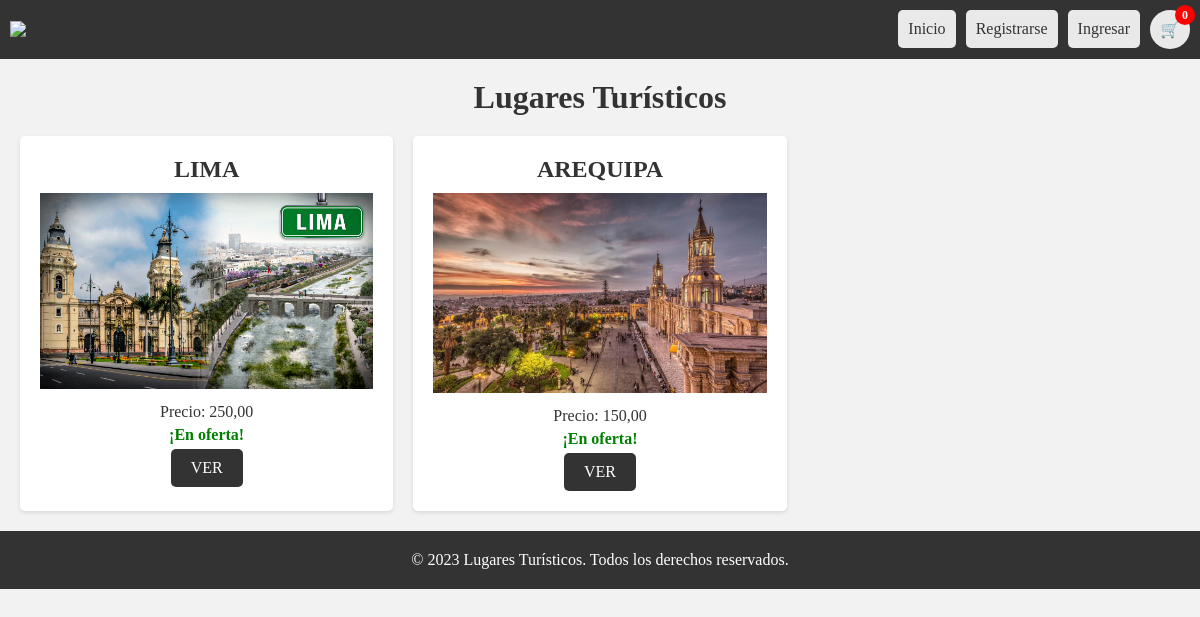
The app's page /, older data.
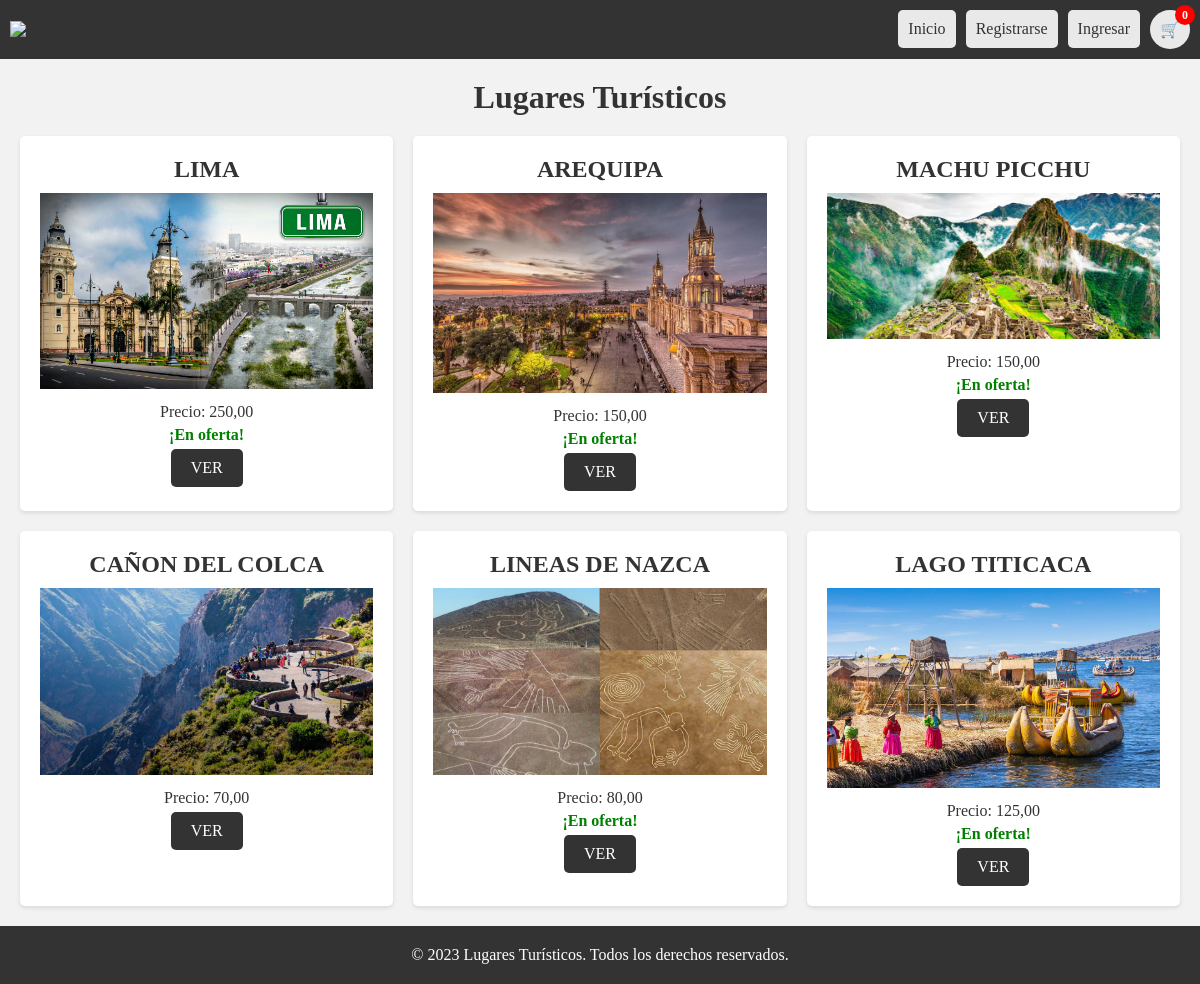
The same page, newer data.
### destinos/models.py (models this page shows, shortened)
class DestinosTuristicos(models.Model):
    nombreCiudad = models.CharField(max_length=100)
    descripcionCiudad = models.TextField()
    imagenCiudad = models.ImageField(upload_to='imagenes/')
    precioTour = models.DecimalField(max_digits=8, decimal_places=2)
    ofertaTour = models.BooleanField(default=False)

### destinos/views.py (the view)
# urls.py: path('', views.destinos_turisticos, name='destinos_turisticos')
def destinos_turisticos(request):
    destinos = DestinosTuristicos.objects.all()
    return render(request, 'destinos_turisticos.html', {'destinos': destinos})

### templates/destinos_turisticos.html (shortened to what this page needs)
{% load static %}
<!DOCTYPE html>
<html>
<head>
    <link rel="stylesheet" href="{% static 'style.css' %}">
</head>
<body>
    <header>
        <div class="logo">
            <img src="https://viajaahoraperu.com/wp-content/uploads/2020/10/logo-final-agencia-de-viajes-2.png" alt="Logo">
        </div>
        <nav>
            <ul >
                <li><a href="" class="sub">Inicio</a></li>
                {% if user.is_authenticated %}
                    <li class="sub welcome-message">Hello, <span>{{user.first_name}}</span></li>
                    <li><a href="cuentas/logout" class="sub">Salir</a></li>
                {% else %}
                    <li><a href="cuentas/register" class="sub">Registrarse</a></li>
                    <li><a href="cuentas/login" class="sub">Ingresar</a></li>
                {% endif %}
                <li><a href="#" class="carrito" data-counter="0">&#128722;</a></li>
            </ul>
        </nav>
    </header>
    <main>
        <h1 align="center">Lugares Turísticos</h1>
        <div class="destinos-grid">
          {% for destino in destinos %}
          <div class="destino">
              <h2>{{ destino.nombreCiudad }}</h2>
              <img src="{{ destino.imagenCiudad.url }}" alt="{{ destino.nombreCiudad }}">
              <p>Precio: {{ destino.precioTour }}</p>
              {% if destino.ofertaTour %}
              <p class="oferta">¡En oferta!</p>
              {% endif %}
              <a href="#" class="ver-btn">VER</a>
          </div>
          {% endfor %}
      </div>
    </main>
    <footer>
        <p>© 2023 Lugares Turísticos. Todos los derechos reservados.</p>
    </footer>
</body>
</html>

### static/style.css (style rules this page uses)
* { margin: 0; padding: 0; box-sizing: border-box; }
body { font-family: 'Times New Roman', Times, serif; background-color: #f2f2f2; color: #333; }
header { background-color: #333; padding: 10px; display: flex; align-items: center; justify-content: space-between; }
.logo img { max-width: 100px; height: auto; margin-right: 20px; }
nav ul { display: flex; list-style-type: none; margin: 0; padding: 0; }
nav ul li { margin-left: 10px; }
.sub { display: inline-block; padding: 10px; background-color: #e9e9e9; border-radius: 5px; text-decoration: none; color: #333; transition: background-color 0.3s ease; }
.carrito { position: relative; display: inline-block; padding: 10px; background-color: #e9e9e9; border-radius: 50%; text-decoration: none; color: #333; transition: background-color 0.3s ease; }
.carrito::after { content: attr(data-counter); position: absolute; top: -5px; right: -5px; display: flex; align-items: center; justify-content: center; width: 20px; height: 20px; background-color: #ff0000; color: #fff; font-size: 12px; font-weight: bold; border-radius: 50%; }
main { padding: 20px; }
h1 { font-size: 32px; margin-bottom: 20px; }
.destinos-grid { display: grid; grid-template-columns: repeat(3, 1fr); gap: 20px; }
.destino { background-color: #fff; padding: 20px; border-radius: 5px; box-shadow: 0 2px 4px rgba(0, 0, 0, 0.1); text-align: center; }
.destino h2 { font-size: 24px; margin-bottom: 10px; }
.destino img { width: 100%; max-height: 200px; object-fit: cover; margin-bottom: 10px; }
.destino p { margin-bottom: 5px; }
.oferta { font-weight: bold; color: green; }
.ver-btn { display: inline-block; padding: 10px 20px; background-color: #333; color: #fff; text-decoration: none; border-radius: 5px; }
footer { background-color: #333; color: #fff; padding: 20px; text-align: center; }

Row changes from the older to the newer data that the page shows:
added DestinosTuristicos: nombreCiudad "MACHU PICCHU", imagenCiudad (picture), precioTour "150,00", ofertaTour "¡En oferta!"
added DestinosTuristicos: nombreCiudad "CAÑON DEL COLCA", imagenCiudad (picture), precioTour "70,00"
added DestinosTuristicos: nombreCiudad "LINEAS DE NAZCA", imagenCiudad (picture), precioTour "80,00", ofertaTour "¡En oferta!"
added DestinosTuristicos: nombreCiudad "LAGO TITICACA", imagenCiudad (picture), precioTour "125,00", ofertaTour "¡En oferta!"
